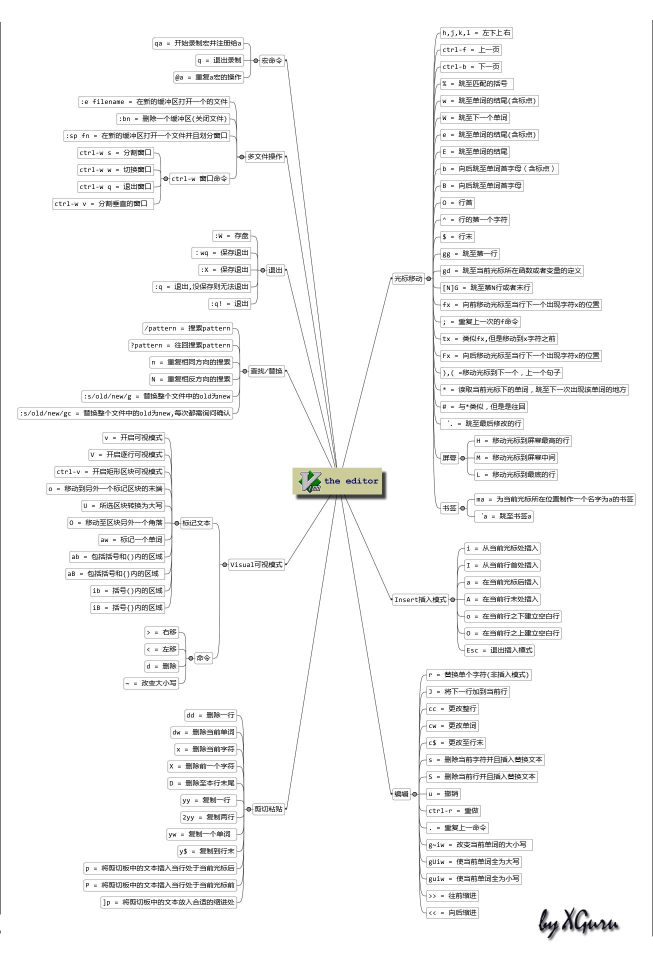
#> input picture MyPython/com/bestlove/test/vim.jpg, 1306 x 1909 px (shown at 1/2 size)
$ python Pillow.py
#> lines starting #> are read from the running program, lines starting #| are printed output that depends on the picture
# -*- coding: utf-8 -*-

# 第三方库

'''
   处理图片的库:Pillow
    其他第三方库还有MySQL的驱动：mysql-connector-python
    用于科学计算的NumPy库
    用于生成文本的模板工具Jinja2等等
'''

from PIL import Image
import sys

def image1():
    im = Image.open('vim.jpg')
#> im is the input picture: PIL image 1306x1909 RGB; mean R, G, B 245.4, 245.4, 245.3
    print(im.format,im.size,im.mode) # JPEG (1306, 1909) RGB
#| JPEG (1306, 1909) RGB
    im.thumbnail((200,100))
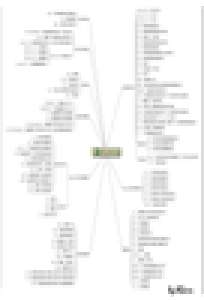
#> im: PIL image 68x100 RGB (shown 3 times larger); mean R, G, B 245, 245, 244.8
    im.save('thumb.jpg','JPEG')
    th = Image.open('thumb.jpg')
    print(th.format,th.size,th.mode)
#| JPEG (68, 100) RGB
    print(sys.path)
    # 导入模块 Python解释器会搜索当前目录、所有已安装的内置模块和第三方模块
    # 直接修改sys.path，添加要搜索的目录 这种方法是在运行时修改，运行接受后无效
    # sys.path.append('/Users/michael/my_py_scripts')
    # 第二种方法是设置环境变量PYTHONPATH，该环境变量的内容会被自动添加到模块搜索路径中。设置方式与设置Path环境变量类似。注意只需要添加你自己的搜索路径，Python自己本身的搜索路径不受影响。

def my_test():
    image1()


def main():
    my_test()


if __name__ == '__main__':
    main()
